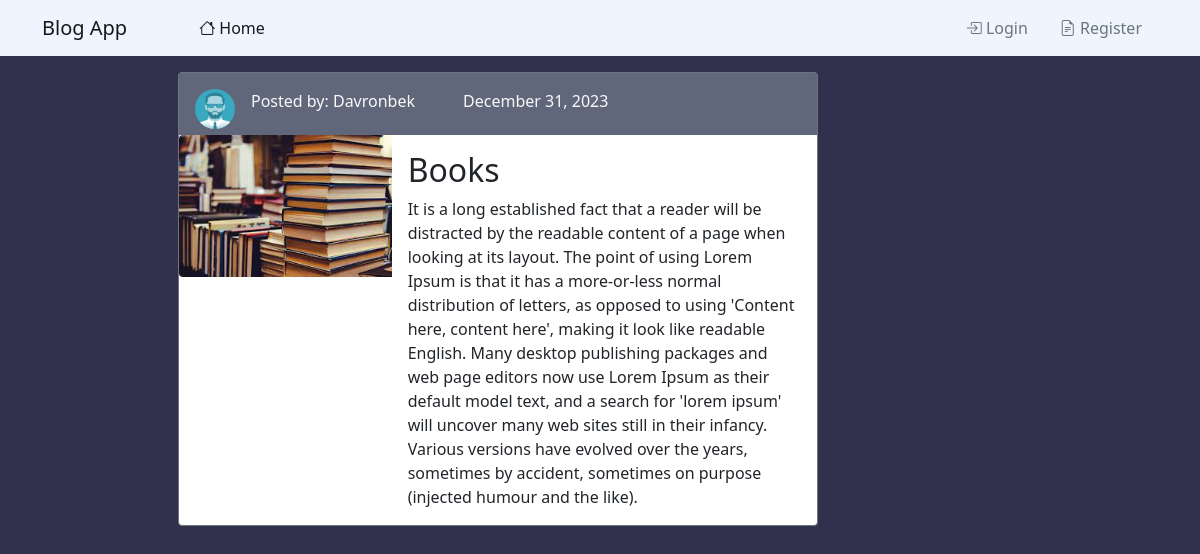
Page /post/48/ on the committed database.
### blog/models.py (models this page shows, shortened)
class Post(models.Model):
    title = models.CharField(max_length=100)
    content = models.TextField()
    images = models.ImageField(default='post.jpg', upload_to='post_picture/', null=True, blank=True)
    date_posted = models.DateTimeField(default=timezone.now)
    author = models.ForeignKey(User, on_delete=models.CASCADE)

### users/models.py (models this page shows, shortened)
class Profile(models.Model):
    user = models.OneToOneField(User, on_delete=models.CASCADE)
    image = models.ImageField(default='default.jpg', upload_to='profile_picture')

### blog/views.py (the view)
# urls.py: path('post/<int:pk>/', PostDetailView.as_view(), name='post-detail'),
class PostDetailView(DetailView):
    model = Post

### templates/blog/post_detail.html (shortened to what this page needs)
{% extends 'blog/base.html' %}
{% block content %}
<div class="card m-3 w-75  border border-secondary" style="max-width: 640px;">
  <div class="d-flex justify-content-start p-3 " style="background-color:#61677A; height:62px;" >
      <img class=" rounded-circle article-img" src="{{ object.author.profile.image.url }}" style="height:40px; width:40px;">
      <a href="{% url 'user-posts' object.author.username %}" class="ms-3  text-decoration-none text-light ">Posted by: {{ object.author }}</a>
      <p class="text-secondary ms-5 text-light">{{ object.date_posted|date:"F d, Y" }}</p>
  </div>
  <div class="row g-0 ">
    <div class="col-md-4">
      {% if object.images %}
      <img src="{{ object.images.url }}" class="img-fluid rounded-start img" alt="...">
      {% endif %}
    </div>
    <div class="col-md-8">
      <div class="card-body">
        <h2 class="card-title">{{ object.title }}</h2>
        <p class="card-text">{{ object.content }}</p>
      </div>
    </div>
  </div>
</div>
{% endblock content %}

### rows in the picture
Post: author.profile.image (picture), author "Davronbek", date_posted "December 31, 2023", images (picture), title "Books", content "It is a long established fact that a reader will be distracted by the readable content of a page when looking at its layout. The point of using Lorem Ipsum is that it has a more-or-less normal distribution of letters, as opposed to using 'Content here, content here', making it look like readable English. Many desktop publishing packages and web page editors now use Lorem Ipsum as their default model text, and a search for 'lorem ipsum' will uncover many web sites still in their infancy. Various versions have evolved over the years, sometimes by accident, sometimes on purpose (injected humour and the like)."
